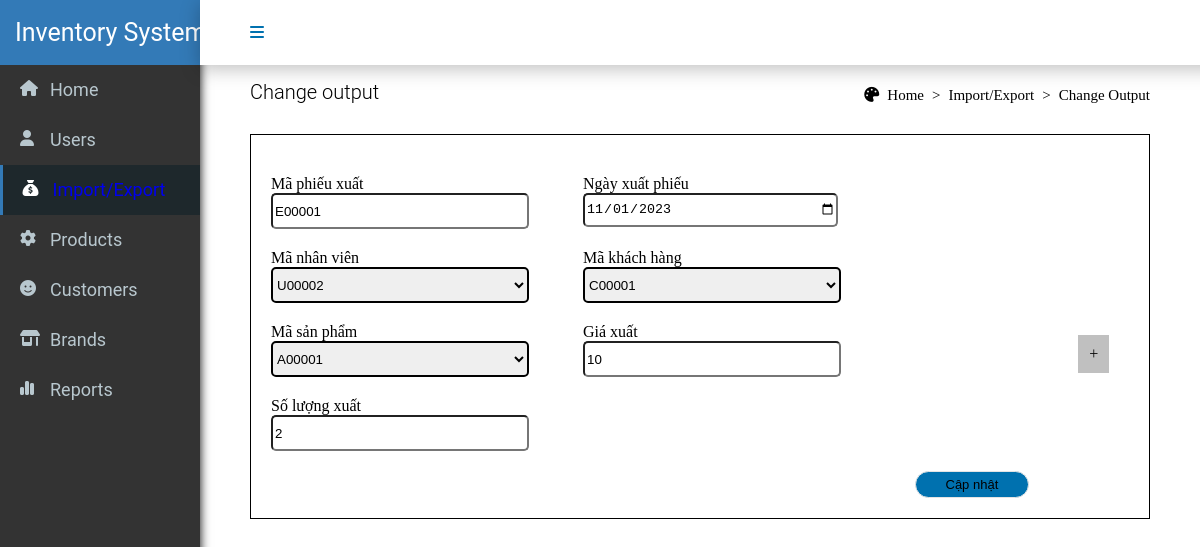
/application/create/change_output.php?id=E00001, run on the app's committed database.
### tables this page shows
CREATE TABLE `export` (
  `export_ID` char(6) NOT NULL,
  `export_date` date DEFAULT NULL,
  `export_price` float DEFAULT NULL,
  `export_quantity` int(11) DEFAULT NULL,
  `product_ID` char(6) NOT NULL,
  `user_ID` char(6) NOT NULL,
  `customer_ID` char(6) NOT NULL
);

### process/connect.php (called while the page is built, shortened)
<?php
abstract class connection {
    protected $DB_TYPE;
    protected $DB_HOST;
    protected $DB_NAME;
    protected $USER;
    protected $PW;
    protected $connection;
    public function __construct() {
        $this->DB_TYPE = 'mysql';
        $this->DB_HOST = 'localhost';
        $this->DB_NAME = 'inventory';
        $this->USER = 'root';
        $this->PW = '';
        $this->connection = $this->conn();
    }
    public function conn() {
        try {
            $conn = new PDO("$this->DB_TYPE:host=$this->DB_HOST;dbname=$this->DB_NAME", $this->USER, $this->PW);
            $conn->setAttribute(PDO::ATTR_DEFAULT_FETCH_MODE, PDO::FETCH_ASSOC);
            return $conn;
        } catch (Exception $e) {
            die("Connection failed: " . $e->getMessage());
        }
    }
    public function prepareSQL($sql) {
        return $this->connection->prepare($sql);
}
}
class Query extends connection {
    public function selectOutput($data) {
        $sql = "SELECT * FROM export WHERE export_ID = '$data'";
        $stmt = $this->prepareSQL($sql);
        $stmt->execute();
        return $stmt->fetchAll();
    }
}

### application/create/change_output.php (the view, shortened to what this page needs)
<?php
require_once '../../process/connect.php';
$id = $_GET['id'];
$getinf = new Query();
$outputs = $getinf->selectOutput($id);
?>
<!DOCTYPE html>
<html lang="en">
<head>
    <link rel="stylesheet" href="../../css/index.css">
    <link rel="stylesheet" href="../../css/order.css">
    <link rel="stylesheet" href="../../css/output.css">
    <link rel="stylesheet" href="https://cdnjs.cloudflare.com/ajax/libs/font-awesome/6.4.0/css/all.min.css">
</head>
<body>
    <div class="navbar">
        <div class="navbar-box">
            <i class="fa-solid fa-bars active" style="color: #0071AF;"></i>
        </div>
    </div>
    <div class="sidebar">
        <h1>Inventory System</h1>
        <div class="sidebar-box">
            <i class="fa-solid fa-house" style="color: #b8c7ce;"></i>
            <h2><a href="../index.php">Home</a></h2>
        </div>
        <div class="sidebar-box">
            <i class="fa-solid fa-user" style="color: var(--white, #b8c7ce);"></i>
            <h2>Users</h2>
        </div>
        <div class="sidebar-box-active">
            <i class="fa-solid fa-sack-dollar" style="color: var(--white, white);"></i>
            <h2><a href="../order.php">Import/Export</a></h2>
        </div>
        <div class="sidebar-box">
            <i class="fa-solid fa-gear" style="color: var(--white, #b8c7ce);"></i>
            <h2><a href="../product.php">Products</a></h2>
        </div>
        <div class="sidebar-box">
            <i class="fa-solid fa-face-smile" style="color: var(--white, #b8c7ce);"></i>
            <h2>Customers</h2>
        </div>
        <div class="sidebar-box">
            <i class="fa-solid fa-shop" style="color: var(--white, #b8c7ce);"></i>
            <h2><a href="../brand.php">Brands</a></h2>
        </div>
        <div class="sidebar-box">
            <i class="fa-solid fa-chart-simple" style="color: var(--white, #b8c7ce);"></i>
            <h2>Reports</h2>
        </div>
    </div>
    <div class="content">
        <div class="content-title">
            <p>Change output</p>
            <ul>
                <i class="fa-solid fa-palette"></i>
                <li class="home"><a href="../index.php">Home</a></li>
                <li> > </li>
                <li>Import/Export</li>
                <li> > </li>
                <li>Change Output</li>
            </ul>
        </div>
        <?php
            foreach ($outputs as $output): ?>
        <div class="output-detail">
            <form action="../../process/process_change_output.php" method="post" autocomplete="off" enctype="multipart/form-data">
                <div class="require-info">
                    <div class="output-detail-box">
                        <label for="outputID">Mã phiếu xuất</label>
                        <input name ="outputID" id="outputID" type="text" value = "<?= $output['export_ID'] ?>">
                    </div>
                    <div class="output-detail-box">
                        <label for="date">Ngày xuất phiếu</label>
                        <input name ="date" id="date" type="date" value = "<?= $output['export_date'] ?>">
                    </div>
                    <div class="output-detail-box">
                        <label for="employeeID">Mã nhân viên</label>
                        <select name="employeeID" id="employeeID">
                        <option value="<?php echo $output["user_ID"] ?>"><?php echo $output["user_ID"] ?></option>
                        </select>
                    </div>
                    <div class="output-detail-box">
                        <label for="outputID">Mã khách hàng</label>
                        <select name="customer" id="customer">
                        <option value="<?php echo $output["customer_ID"] ?>"><?php echo $output["customer_ID"] ?></option>
                        </select>
                    </div>
                </div>
                <div class="dynamic-input">
                    <div class="output-detail-box">
                        <label for="outputID">Mã sản phẩm</label>
                        <select name="productID" id="productID">
                        <option value="<?php echo $output["product_ID"] ?>"><?php echo $output["product_ID"] ?></option>
                        </select>
                    </div>
                    <div class="output-detail-box">
                        <label for="price">Giá xuất</label>
                        <input name ="price" id="price" type="text" value = "<?= $output['export_price'] ?>">
                    </div>
                    <div class="output-detail-box">
                        <label for="number">Số lượng xuất</label>
                        <input name ="number" id="number" type="number" value = "<?= $output['export_quantity'] ?>">
                    </div>
                </div>
                <i class="add">+</i>
                <button type = "submit" name = "submit">Cập nhật</button>
            </form>
        </div>
        <?php endforeach; ?>
    </div>
</body>
</html>

### css/index.css (style rules this page uses)
* { margin: 0; }
.sidebar { position: fixed; width: 200px; height: 100%; background: #333; height: 860px; overflow: hidden; flex-direction: column; top: 0; display: flex; flex-direction: column; align-items: center; box-shadow: 0 0 10px 0; }
.sidebar h1 { color: var(--white, #FFF); font-family: Roboto; font-size: 25px; padding-left: 30px; font-style: normal; font-weight: 400; line-height: 35.5px; display: flex; align-items: center; background-color: #337ab7; width: 100%; height: 65px; }
.sidebar-box-active { position: relative; }
.sidebar-box-active .fa-solid { position: absolute; left: 25px; top: 15px; }
.sidebar-box { position: relative; }
.sidebar-box .fa-solid { position: absolute; left: 20px; top: 15px; }
.sidebar-box h2 { color: var(--white, #b8c7ce); font-family: Roboto; font-size: 18px; padding-left: 50px; font-style: normal; font-weight: 400; line-height: 35.5px; display: flex; align-items: center; width: 150px; height: 50px; }
.sidebar-box a:link { color: var(--white, #b8c7ce); font-family: Roboto; font-size: 18px; font-style: normal; font-weight: 400; line-height: 35.5px; display: flex; align-items: center; width: 150px; height: 50px; }
.sidebar-box-active .fa-solid { color: var(--white, white); }
.sidebar-box-active h2 { color: var(--white, #FFF); font-family: Roboto; font-size: 18px; padding-left: 50px; font-style: normal; font-weight: 400; line-height: 35.5px; display: flex; align-items: center; width: 150px; height: 50px; background-color: #1e282c; border-left: 5px solid #337ab7; }
.navbar { position: fixed; display: flex; width: 100%; height: 65px; justify-content: space-between; align-items: center; top: 0; left: 200px; background: #FFF; box-shadow: 0px 4px 18px 0px rgba(0, 0, 0, 0.25); box-sizing: border-box; z-index: 5; }
.navbar .navbar-box { display: flex; }
.navbar .navbar-box .fa-bars { margin-left: 50px; margin-right: 950px; }
.content { position: relative; top: 80px; margin-left: 250px; margin-right: 50px; }
.content-title { display: flex; align-items: end; }
.content-title p { font-family: Roboto; font-size: 20px; font-style: normal; font-weight: 300; display: flex; align-items: center; }
.content-title ul { position: absolute; right: 0px; list-style: none; display: flex; gap: 8px; font-size: 15px; }
a:link { text-decoration: none; }
.home a:link { color: black }

### data on the page
export: outputID "E00001", date "11/01/2023", employeeID "U00002", customer "C00001", productID "A00001", price "10", number "2"
